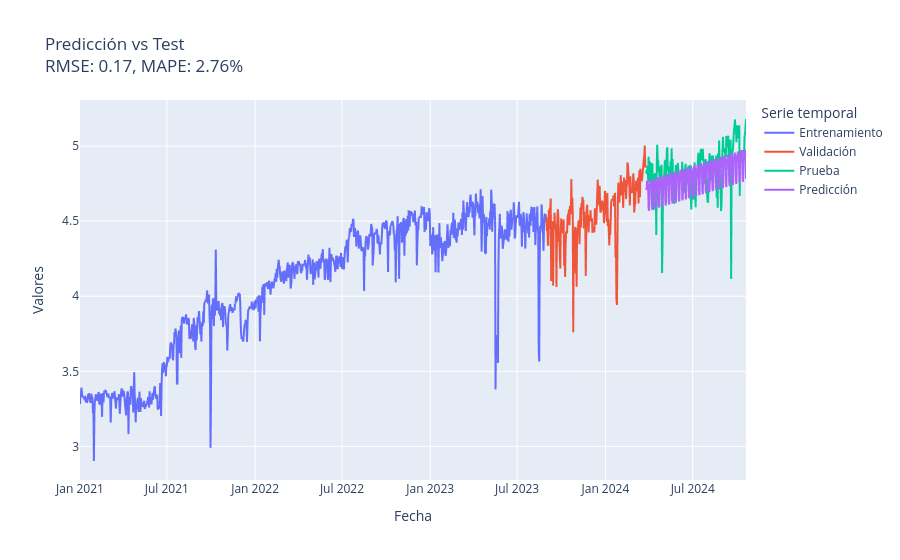

Here is the notebook cell this chart was saved with:
### Code cell
import numpy as np
import pandas as pd
import plotly.express as px
from sklearn.metrics import mean_squared_error, mean_absolute_percentage_error

# Calcular RMSE y MAPE entre y_pred y test
rmse = np.sqrt(mean_squared_error(test, y_pred))
mape = mean_absolute_percentage_error(test, y_pred)

# Crear un DataFrame para plotly
df_plot = pd.DataFrame({
    'Fecha': train.index.union(val.index).union(test.index),  # Unión de los índices de train, val y test
    'Entrenamiento': pd.concat([train, pd.Series([None]*len(val)).set_axis(val.index), pd.Series([None]*len(test)).set_axis(test.index)]),
    'Validación': pd.concat([pd.Series([None]*len(train)).set_axis(train.index), val, pd.Series([None]*len(test)).set_axis(test.index)]),
    'Prueba': pd.concat([pd.Series([None]*len(train)).set_axis(train.index), pd.Series([None]*len(val)).set_axis(val.index), test]),
    'Predicción': pd.concat([pd.Series([None]*len(train)).set_axis(train.index), pd.Series([None]*len(val)).set_axis(val.index), pd.Series(y_pred).set_axis(test.index)])
})

# Crear la figura con plotly.express
fig = px.line(df_plot, x='Fecha', y=df_plot.columns[1:], 
              labels={'value': 'Valores', 'variable': 'Serie temporal'},
              title=f'Predicción vs Test<br>RMSE: {rmse:.2f}, MAPE: {mape:.2%}')

# Mostrar la figura
fig.show()

# Imprimir las métricas
print(f"RMSE: {rmse:.2f}")
print(f"MAPE: {mape:.2%}")

### Figure 1 — Plotly figure (JSON) as saved in the notebook; plotly's stock layout.template omitted (floating-point values rounded to 4 significant figures; data arrays with more than 128 entries replaced by an {"elided": "..."} marker saying what was removed)
{"data": [{"hovertemplate": "Serie temporal=Entrenamiento<br>Fecha=%{x}<br>Valores=%{y}<extra></extra>", "legendgroup": "Entrenamiento", "line": {"color": "#636efa", "dash": "solid"}, "marker": {"symbol": "circle"}, "mode": "lines", "name": "Entrenamiento", "showlegend": true, "type": "scattergl", "x": {"elided": "1389 str values"}, "xaxis": "x", "y": {"elided": "1389 float values"}, "yaxis": "y"}, {"hovertemplate": "Serie temporal=Validación<br>Fecha=%{x}<br>Valores=%{y}<extra></extra>", "legendgroup": "Validación", "line": {"color": "#EF553B", "dash": "solid"}, "marker": {"symbol": "circle"}, "mode": "lines", "name": "Validación", "showlegend": true, "type": "scattergl", "x": {"elided": "1389 str values"}, "xaxis": "x", "y": {"elided": "1389 float values"}, "yaxis": "y"}, {"hovertemplate": "Serie temporal=Prueba<br>Fecha=%{x}<br>Valores=%{y}<extra></extra>", "legendgroup": "Prueba", "line": {"color": "#00cc96", "dash": "solid"}, "marker": {"symbol": "circle"}, "mode": "lines", "name": "Prueba", "showlegend": true, "type": "scattergl", "x": {"elided": "1389 str values"}, "xaxis": "x", "y": {"elided": "1389 float values"}, "yaxis": "y"}, {"hovertemplate": "Serie temporal=Predicción<br>Fecha=%{x}<br>Valores=%{y}<extra></extra>", "legendgroup": "Predicción", "line": {"color": "#ab63fa", "dash": "solid"}, "marker": {"symbol": "circle"}, "mode": "lines", "name": "Predicción", "showlegend": true, "type": "scattergl", "x": {"elided": "1389 str values"}, "xaxis": "x", "y": {"elided": "1389 float values"}, "yaxis": "y"}], "layout": {"legend": {"title": {"text": "Serie temporal"}, "tracegroupgap": 0}, "title": {"text": "Predicción vs Test<br>RMSE: 0.17, MAPE: 2.76%"}, "xaxis": {"anchor": "y", "domain": [0, 1], "title": {"text": "Fecha"}}, "yaxis": {"anchor": "x", "domain": [0, 1], "title": {"text": "Valores"}}}}
